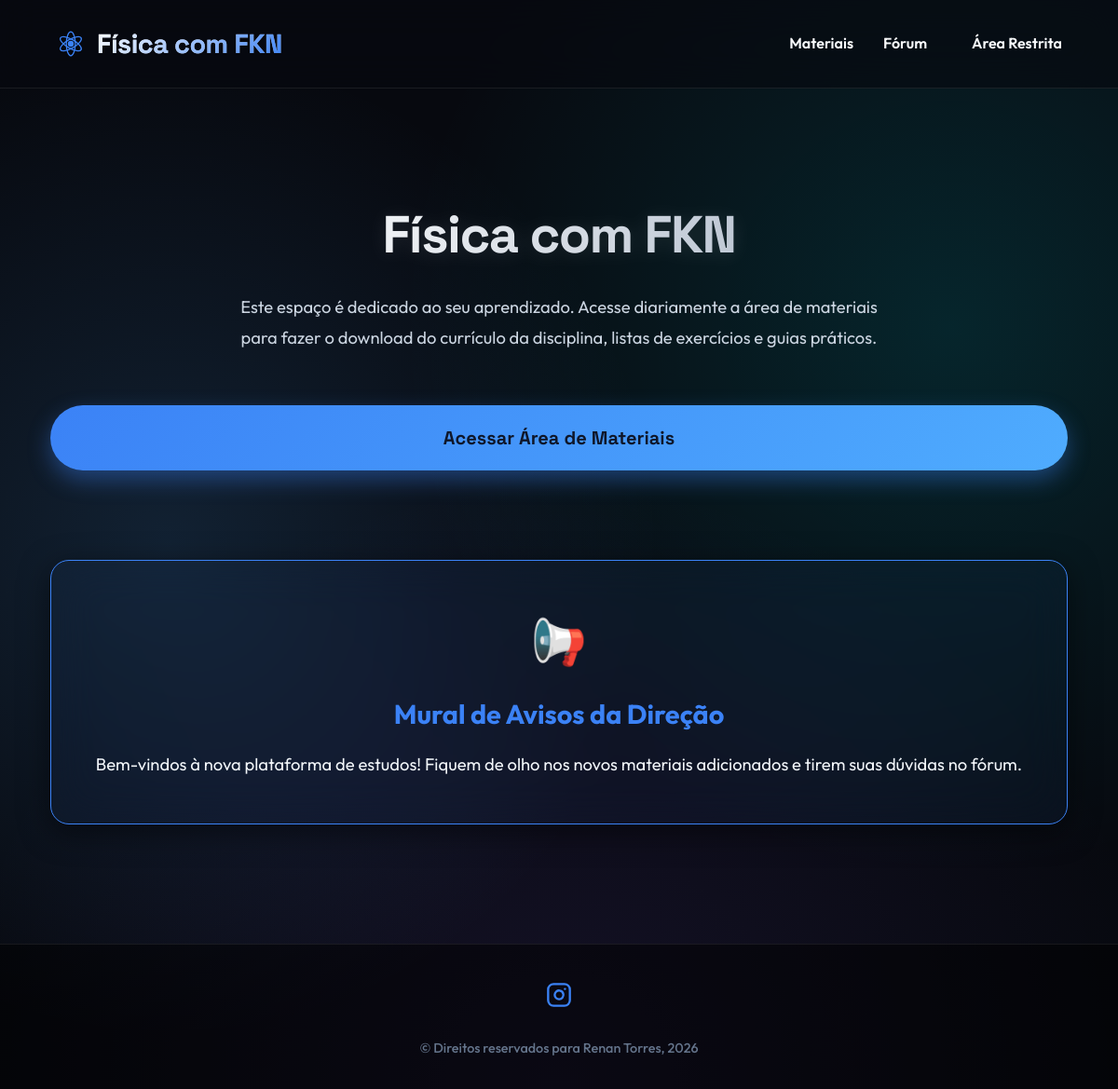
The page / on the database its author committed.
### tables this page shows
CREATE TABLE settings (
    key TEXT PRIMARY KEY,
    value TEXT NOT NULL
);

### app.py (the view)
@app.route('/')
def index(): return render_template('index.html')

### app.py (called while the page is built)
@app.before_request
def load_settings():
    conn = get_db()
    settings_rows = conn.execute('SELECT key, value FROM settings').fetchall()
    g.settings = {row['key']: row['value'] for row in settings_rows}
    conn.close()

### database.py (called while the page is built)
def get_db():
    conn = sqlite3.connect(DATABASE)
    conn.row_factory = sqlite3.Row
    return conn

### templates/index.html (shortened to what this page needs)
{% extends 'base.html' %}
{% block content %}
<div class="header-title" style="margin-top: {% if g.settings.get('home_image_url') %}1rem{% else %}4rem{% endif %};">
    <h1 style="font-size: 3.5rem;">{{ g.settings.get('site_name', 'Física Dinâmica') }}</h1>
    <p style="max-width: 700px; margin: 0 auto; line-height: 1.8; font-size: 1.15rem; color: #cbd5e1;">
        {{ g.settings.get('home_about', 'Nenhuma descrição fornecida pelo administrador do curso.') }}
    </p>
    <div style="margin-top: 3.5rem;">
        <a href="{{ url_for('materiais') }}" class="btn" style="font-size: 1.25rem; padding: 1.2rem 3.5rem; border-radius: 50px; font-weight: 700; box-shadow: 0 10px 25px rgba(59, 130, 246, 0.4);">
            Acessar Área de Materiais
        </a>
    </div>
</div>
<div class="card" style="margin-top: 6rem; text-align: center; border-color: var(--primary); background: rgba(59, 130, 246, 0.05); padding: 3rem;">
    <div style="font-size: 3rem; margin-bottom: 1rem;">📢</div>
    <h3 style="color: var(--primary); margin-bottom: 1rem; font-size: 1.8rem;">Mural de Avisos da Direção</h3>
    <p style="font-size: 1.15rem; line-height: 1.7; white-space: pre-wrap; color: #f1f5f9;">{{ g.settings.get('home_announcement', 'Nenhum recado na data de hoje.') }}</p>
</div>
{% endblock %}

### templates/base.html (shortened to what this page needs)
<!DOCTYPE html>
<html lang="pt-BR">
<head>
    <link rel="stylesheet" href="{{ url_for('static', filename='css/style.css') }}">
</head>
<body style="display: flex; flex-direction: column; min-height: 100vh;">
    <nav class="navbar">
        <div class="nav-brand">
            <a href="{{ url_for('index') }}" style="display: flex; align-items: center; gap: 0.75rem;">
                <div class="nav-brand-logo">
                </div>
                <span class="brand-text">{{ g.settings.get('site_name', 'Física com FKN') }}</span>
            </a>
        </div>
        <div class="nav-links">
            <a href="{{ url_for('materiais') }}">Materiais</a>
            <a href="{{ url_for('forums') }}">Fórum</a>
            {% if session.get('user_id') %}
                <span style="color:#f1f5f9; font-weight: bold; font-size: 0.95rem; margin-left: 1rem;">Olá, {{ session.get('name') or 'Mestre' }}</span>
                <a href="{{ url_for('admin') }}">Dashboard Master</a>
                <a href="{{ url_for('logout') }}" class="btn-logout">Sair</a>
            {% else %}
                <a href="{{ url_for('login') }}" style="margin-left: 1rem;">Área Restrita</a>
            {% endif %}
        </div>
    </nav>
    <div class="container" style="flex: 1;">
        {% block content %}{% endblock %}
    </div>
    <footer style="margin-top: 5rem; padding: 2rem 5%; background: rgba(0,0,0,0.5); border-top: 1px solid var(--border); text-align: center;">
        <div style="margin-bottom: 1rem;">
            {% if g.settings.get('instagram_url') %}
            <a href="{{ g.settings.get('instagram_url') }}" target="_blank" style="display: inline-block; padding: 0.5rem; transition: transform 0.2s;" onmouseover="this.style.transform='scale(1.1)'" onmouseout="this.style.transform='scale(1)'">
            </a>
            {% endif %}
        </div>
        <p style="color: #64748b; font-size: 0.9rem; font-weight: 500;">&copy; Direitos reservados para Renan Torres, 2026</p>
    </footer>
</body>
</html>

### static/css/style.css (style rules this page uses)
:root { --bg-color: #07090f; --text-color: #f8fafc; --primary: #00f2fe; --primary-alt: #4facfe; --primary-hover: #0ea5e9; --danger: #f43f5e; --danger-hover: #e11d48; --card-bg: rgba(15, 23, 42, 0.45); --border: rgba(255, 255, 255, 0.08); --glass-shadow: 0 8px 32px 0 rgba(0, 0, 0, 0.5); }
* { box-sizing: border-box; margin: 0; padding: 0; }
body { font-family: 'Outfit', 'Inter', sans-serif; color: var(--text-color); line-height: 1.6; min-height: 100vh; background-color: var(--bg-color); background-image: radial-gradient(circle at 15% 50%, rgba(79, 172, 254, 0.15), transparent 45%), radial-gradient(circle at 85% 30%, rgba(0, 242, 254, 0.12), transparent 45%), radial-gradient(circle at 50% 100%, rgba(139, 92, 246, 0.1), transparent 50%); background-attachment: fixed; overflow-x: hidden; }
.navbar { display: flex; justify-content: space-between; align-items: center; padding: 1.5rem 5%; background: rgba(7, 9, 15, 0.6); backdrop-filter: blur(20px); -webkit-backdrop-filter: blur(20px); border-bottom: 1px solid var(--border); position: sticky; top: 0; z-index: 100; }
.nav-brand { display: flex; align-items: center; gap: 0.75rem; }
.nav-brand-logo { display: flex; align-items: center; color: var(--primary); animation: pulseGlow 4s infinite alternate; }
.nav-brand a { color: white; font-family: 'Space Grotesk', sans-serif; font-size: 1.8rem; font-weight: 700; text-decoration: none; letter-spacing: -0.5px; background: linear-gradient(135deg, var(--text-color) 0%, #94a3b8 100%); background-clip: text; -webkit-background-clip: text; -webkit-text-fill-color: transparent; transition: all 0.3s ease; }
.nav-links { display: flex; align-items: center; gap: 2rem; }
.nav-links a { color: var(--text-color); text-decoration: none; font-weight: 600; transition: color 0.3s; }
.container { max-width: 1200px; margin: 3rem auto; padding: 0 20px; animation: fadeIn 0.5s ease; }
.card, .file-card { background: var(--card-bg); backdrop-filter: blur(24px); -webkit-backdrop-filter: blur(24px); border-radius: 20px; border: 1px solid var(--border); padding: 2.5rem; box-shadow: var(--glass-shadow); transition: transform 0.4s cubic-bezier(0.175, 0.885, 0.32, 1.275), box-shadow 0.4s ease, border-color 0.4s ease; }
.btn { display: inline-flex; justify-content: center; align-items: center; background: linear-gradient(135deg, var(--primary) 0%, var(--primary-alt) 100%); color: #0f172a; padding: 0.8rem 1.8rem; border-radius: 12px; text-decoration: none; font-weight: 700; font-family: 'Space Grotesk', 'Outfit', sans-serif; border: none; cursor: pointer; transition: all 0.3s cubic-bezier(0.4, 0, 0.2, 1); text-align: center; width: 100%; font-size: 1rem; box-shadow: 0 4px 15px rgba(0, 242, 254, 0.2); }
.header-title { text-align: center; margin-bottom: 3.5rem; }
.header-title h1 { font-family: 'Space Grotesk', sans-serif; font-size: 3.5rem; font-weight: 800; letter-spacing: -1.5px; margin-bottom: 1rem; background: linear-gradient(to right, #fff 20%, #94a3b8 100%); background-clip: text; -webkit-background-clip: text; -webkit-text-fill-color: transparent; filter: drop-shadow(0 2px 10px rgba(255,255,255,0.1)); }
.header-title p { color: #94a3b8; font-size: 1.2rem; }

### rows shown on the page
settings: settings.get "Física com FKN"
settings: settings.get "Este espaço é dedicado ao seu aprendizado. Acesse diariamente a área de materiais para fazer o download do currículo da disciplina, listas de exercícios e guias práticos."
settings: settings.get "Bem-vindos à nova plataforma de estudos! Fiquem de olho nos novos materiais adicionados e tirem suas dúvidas no fórum."
